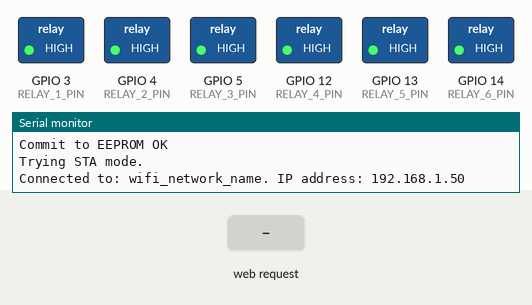
Recording of a sketch running on a simulated ESP8266 (NodeMCU). Shown: switched loads named in the sketch (green lamp = pin HIGH), the last lines printed to the serial monitor. The inputs (shaded band) are chosen by the test bench. WiFi joins after 1.5 s; servers stay silent unless stated; EEPROM starts erased.

Above: at 2.8 s.
2.9 s: HTTP request GET /?id=1 received
At 4.1 s:
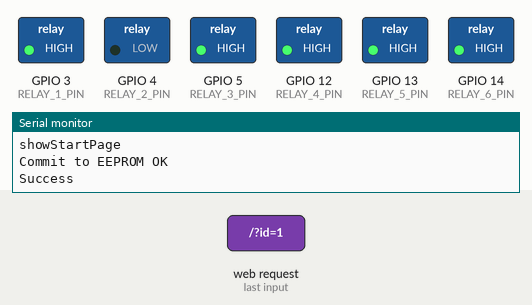
4.4 s: HTTP request GET /?id=0 received
At 5.3 s:
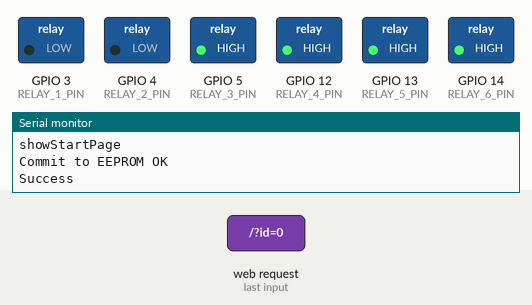
5.9 s: HTTP request GET /?id=1&val=1 received
At 6.4 s:
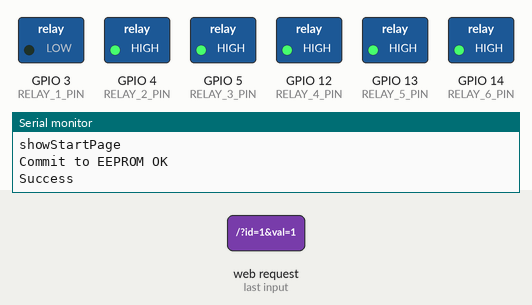
7.4 s: HTTP request GET /api?id=1 received
At 8.6 s:
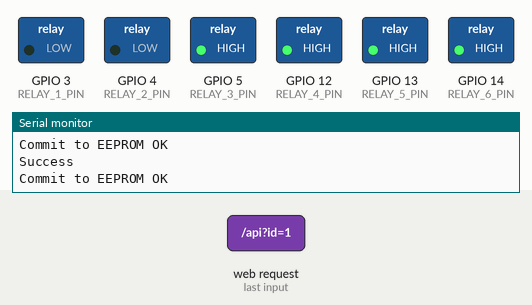
8.9 s: HTTP request GET /api?id=1&val=1 received
At 9.9 s:
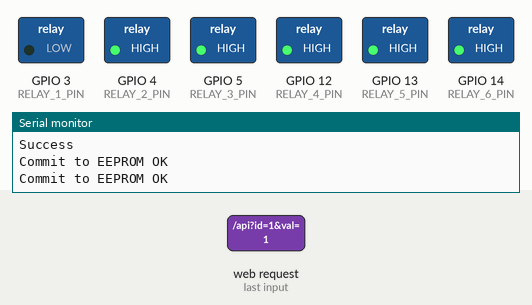
Timing chart, 0 to 11.4 s (numbered marks = the images above; inputs shaded):
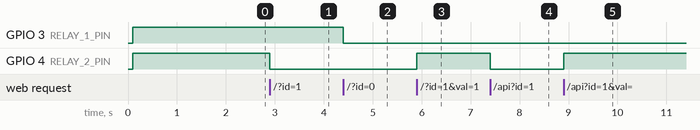

Measured:
- after the input at 2.9 s, GPIO 4 (RELAY_2_PIN): HIGH → LOW at once
- after the input at 4.4 s, GPIO 3 (RELAY_1_PIN): HIGH → LOW at once
- after the input at 5.9 s, GPIO 4 (RELAY_2_PIN): LOW → HIGH at once
- after the input at 7.4 s, GPIO 4 (RELAY_2_PIN): HIGH → LOW at once
- after the input at 8.9 s, GPIO 4 (RELAY_2_PIN): LOW → HIGH at once

The sketch:

wifi-power-strip.ino
```cpp
#include "http.h"
#include "wifi_connection.h"
#include "config.h"
#include "relay.h"


void setup(void) {
  delay(100); /* Need to wait for background processes to complete. Otherwise trouble with gpio.*/

  Serial.begin(115200,SERIAL_8N1,SERIAL_TX_ONLY); /* Use only tx, so rx can be used as GPIO */
  RELAY_init();
  WIFIC_init();
  HTTP_init();
}


void loop(void) {
  HTTP_process();
}
```

http.cpp
```cpp
#include <ESP8266WebServer.h>
#include <pgmspace.h>
#include "http.h"
#include "config.h"
#include "relay.h"

static const char HTML_BEGIN[] PROGMEM = R"(
<!DOCTYPE HTML>
<html>
  <head>
    <meta name = "viewport" content = "width = device-width, initial-scale = 1.0, maximum-scale = 1.0, user-scalable=0">
    <title>Power Strip</title>
    <style>
      .relay_on{color:green;}
      .relay_off{color:red;}
    </style>
  </head>
  <body>
)";

static const char HTML_END[] PROGMEM = "</body></html>";

/* Declaring a web server object. */
static ESP8266WebServer webServer(80);

static void handleRoot(void){
  Serial.println("showStartPage");

  // Check arguments
  String relayIdStr = webServer.arg("id");

  if (relayIdStr != ""){
    String valueStr = webServer.arg("val");

    uint8_t relayId = (uint8_t)relayIdStr.toInt();
    uint8_t value = (uint8_t)valueStr.toInt();

    int result = RELAY_set_id(relayId, value);
    if(result == 0){
      Serial.println("Success");
    }else{
      Serial.println("Fail");
    }
  }

  String forceRefreshApendix = "&time=" + String(millis()); // needed to make url always different to prevent browser caching

  String responseStr = FPSTR(HTML_BEGIN);

  for(uint8_t id = 0; id < NUMBER_OF_RELAYS; id++){
    uint8_t relayState = RELAY_getCurrentState(id);

    if(relayState == 0){
      responseStr += "<a class='relay_on' href='/?id=" + String(id) + "&val=1" + forceRefreshApendix + "'>Turn Off</a>";
    }else{
      responseStr += "<a class='relay_off' href='/?id=" + String(id) + "&val=0" + forceRefreshApendix + "'>Turn On</a>";
    }

    responseStr += "<br>";
  }

  responseStr += FPSTR(HTML_END);
  webServer.send(200, "text/html", responseStr);
}


static void handleApi(void){
  // Check arguments
  int result = 1;
  String responseStr = "ERROR: invalid ID";

  // Check arguments
  String relayIdStr = webServer.arg("id");

  if (relayIdStr != ""){
    String valueStr = webServer.arg("val");

    uint8_t relayId = (uint8_t)relayIdStr.toInt();
    uint8_t value = (uint8_t)valueStr.toInt();

    result = RELAY_set_id(relayId, value);
    if(result == 0){
      responseStr = "OK";
    }else{
      responseStr = "FAIL";
    }
  }

  webServer.send(200, "text/plain", responseStr);
}


static void showNotFound(void){
  webServer.send(404, "text/plain", "Page not found!");

}

void HTTP_process(void){
  webServer.handleClient();
}

void HTTP_init(void){
  webServer.on("/", handleRoot);
  webServer.on("/api", handleApi);

  webServer.onNotFound([]() {
     showNotFound();
  });

  webServer.begin();
}
```

http.h
```cpp
#ifndef HTTP_H
#define HTTP_H

extern void HTTP_process(void);
extern void HTTP_init(void);

#endif
```

relay.cpp
```cpp
#include <Arduino.h>
#include <ESP_EEPROM.h>
#include "http.h"
#include "config.h"
#include "relay.h"


uint8_t currentState = 0;
int pinMap[] = {RELAY_1_PIN, RELAY_2_PIN, RELAY_3_PIN, RELAY_4_PIN, RELAY_5_PIN, RELAY_6_PIN};


void saveState(){
  EEPROM.begin(EEPROM_SIZE);
  EEPROM.put(SAVED_STATE_ADDR, currentState);
  boolean ok = EEPROM.commit();
  Serial.println((ok) ? "Commit to EEPROM OK" : "Commit to EEPROM failed");
}

uint8_t readSavedStateFromEEPROM(void){
  uint8_t savedState;

  EEPROM.begin(EEPROM_SIZE);
  EEPROM.get(SAVED_STATE_ADDR, savedState);
  Serial.print("Read saved state of relays from EEPROM:");
  Serial.println(savedState);

  return savedState;
}

uint8_t RELAY_getCurrentState(uint8_t relay_id){
  uint8_t relayState = (currentState >> relay_id) & 1;
  return relayState;
}

void RELAY_set_all( uint8_t value){
  currentState = value;

  for(int i = 0; i < NUMBER_OF_RELAYS; i++){
    int relayVal = (value >> i) & 1;

    digitalWrite(pinMap[i], relayVal);
  }

  saveState();
}

int RELAY_set_id( uint8_t relay_id, uint8_t value ){
  if(relay_id < NUMBER_OF_RELAYS){
    digitalWrite(pinMap[relay_id], (value & 1));

    uint8_t newVal = (value & 1) << relay_id;
    uint8_t clearMask = ~(1 << relay_id);

    currentState = (currentState & clearMask) | newVal;

    saveState();
    return 0;
  }else{
    Serial.println("ERROR: Invalid relay ID");
  }
  return 1;
}


void RELAY_init(void){
  pinMode(RELAY_1_PIN, OUTPUT);
  pinMode(RELAY_2_PIN, OUTPUT);
  pinMode(RELAY_3_PIN, OUTPUT);
  pinMode(RELAY_4_PIN, OUTPUT);
  pinMode(RELAY_5_PIN, OUTPUT);
  pinMode(RELAY_6_PIN, OUTPUT);

  uint8_t savedState = readSavedStateFromEEPROM();
  RELAY_set_all(savedState);
}
```

relay.h
```cpp
#ifndef RELAY_H
#define RELAY_H

int RELAY_set_id( uint8_t relay_id, uint8_t value);
void RELAY_set_all( uint8_t value);
void RELAY_init(void);
uint8_t RELAY_getCurrentState(uint8_t relay_id);

#endif
```

wifi_connection.cpp
```cpp
#include <ESP8266WiFi.h>
#include <WiFiClient.h>
#include "config.h"


void WIFIC_init(void){
  Serial.println("Trying STA mode.");
  WiFi.mode(WIFI_STA);
  WiFi.begin(WIFI_SSID, WIFI_PASS);

  while(WiFi.status() != WL_CONNECTED){
    delay(100);
    ESP.wdtFeed();
  }

  if(WiFi.status() == WL_CONNECTED){
    IPAddress stationIP = WiFi.localIP();

    String wifi_statusMessage = "Connected to: ";
    wifi_statusMessage += WIFI_SSID;
    wifi_statusMessage += ". IP address: " + stationIP.toString();

    Serial.println(wifi_statusMessage);
  }
}
```

wifi_connection.h
```cpp
#ifndef WIFI_CONNECTION_H
#define WIFI_CONNECTION_H

void WIFIC_init(void);

#endif
```

config.h
```cpp
#ifndef CONFIG_H
#define CONFIG_H

#define WIFI_SSID "wifi_network_name"
#define WIFI_PASS "my_password"

#define RELAY_1_PIN             (3)
#define RELAY_2_PIN             (4)
#define RELAY_3_PIN             (5)
#define RELAY_4_PIN             (12)
#define RELAY_5_PIN             (13)
#define RELAY_6_PIN             (14)

#define NUMBER_OF_RELAYS        (6)

#define SAVED_STATE_ADDR        (0)
#define EEPROM_SIZE             (1)   // using only 1 byte to save 6 bits for relay states


#endif
```
